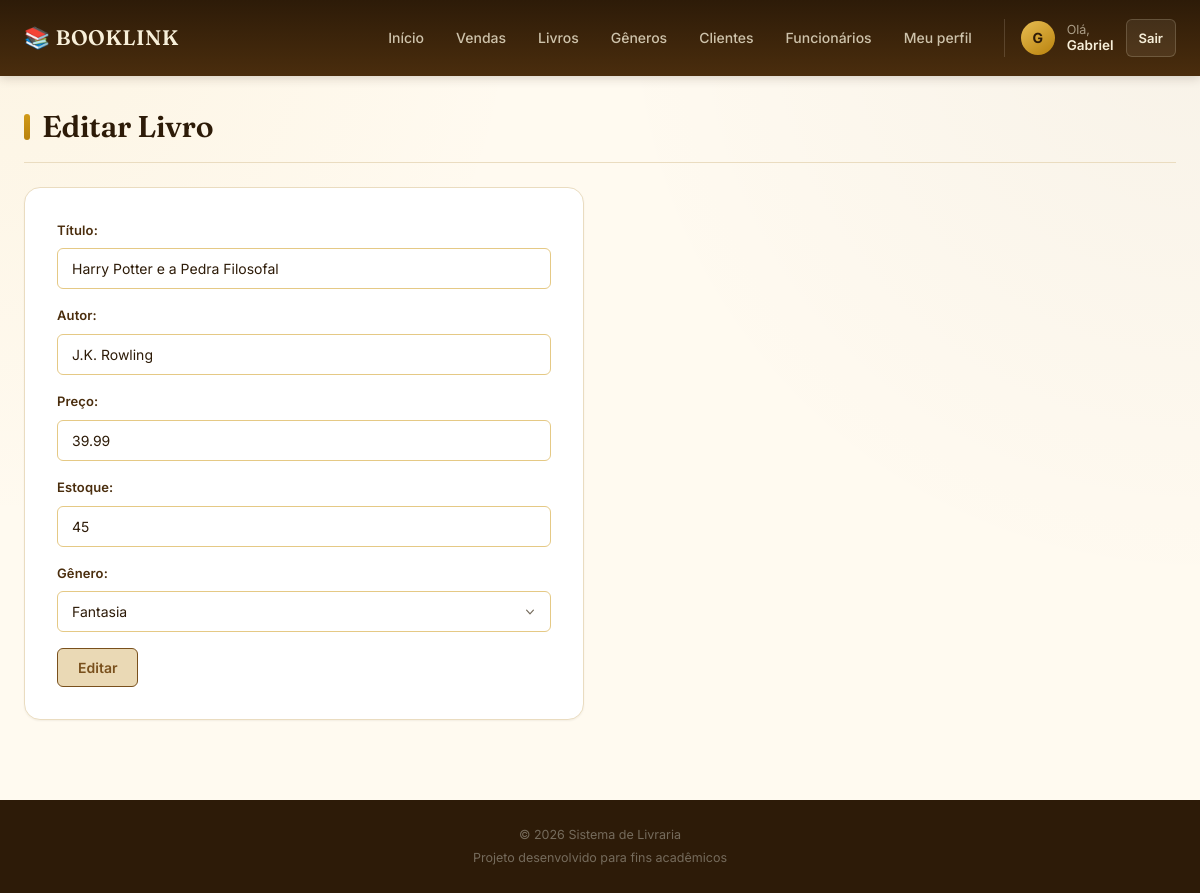
Page /editar/1 (signed in) on the committed database.
### models.py (models this page shows)
class Usuario(UserMixin, db.Model):
    __tablename__ = 'usuarios'
    id = db.Column(db.Integer, primary_key=True)
    nome = db.Column(db.String(100), nullable=False)
    email = db.Column(db.String(100), unique=True, nullable=False)
    senha = db.Column(db.String(255), nullable=False)
    tipo = db.Column(
        db.String(20),
        nullable=False,
        default='funcionario'
    )
    empresa_id = db.Column(
        db.Integer,
        db.ForeignKey('empresas.id'),
        nullable=True
    )
    data_cadastro = db.Column(
        db.DateTime,
        default=datetime.now
    )
    vendas = db.relationship(
        'Venda',
        backref='usuario',
        lazy=True
    )

class Livro(db.Model):
    __tablename__ = 'livros'
    id = db.Column(db.Integer, primary_key=True)
    titulo = db.Column(db.String(100), nullable=False)
    autor = db.Column(db.String(100), nullable=False)
    preco = db.Column(db.Float, nullable=False)
    estoque = db.Column(db.Integer, default=0)
    empresa_id = db.Column(
        db.Integer,
        db.ForeignKey('empresas.id'),
        nullable=False
    )
    genero_id = db.Column(
        db.Integer,
        db.ForeignKey('generos.id'),
        nullable=False
    )
    data_cadastro = db.Column(
        db.DateTime,
        default=datetime.now
    )
    genero = db.relationship(
        'Genero',
        backref='livros'
    )

class Genero(db.Model):
    __tablename__ = 'generos'
    id = db.Column(db.Integer, primary_key=True)
    nome = db.Column(db.String(50), nullable=False)
    empresa_id = db.Column(
        db.Integer,
        db.ForeignKey('empresas.id'),
        nullable=False
    )
    data_cadastro = db.Column(
        db.DateTime,
        default=datetime.now
    )

### routes/livros.py (the view, shortened to what this page needs)
@livros_bp.route('/editar/<int:id>', methods=['GET', 'POST'])
@login_required
def editar(id):
    if current_user.tipo not in ['dono', 'admin_empresa', 'funcionario']:
        return redirect(url_for('home'))
    livro = Livro.query.filter_by(
        id=id,
        empresa_id=current_user.empresa_id
    ).first()
    if not livro:
        return "Livro não encontrado", 404
    generos = Genero.query.filter_by(
        empresa_id=current_user.empresa_id
    ).all()
    if request.method == 'GET':
        return render_template(
            'livros/editar.html',
            livro=livro,
            generos=generos
        )

### app.py (called while the page is built)
@lm.user_loader
def user_loader(id):
    usuario = Usuario.query.filter_by(
        id=id
    ).first()
    return usuario

### templates/livros/editar.html (shortened to what this page needs)
{% extends "base.html" %}
{% block content %}
    <h1 class="titulo-pagina">
        Editar Livro
    </h1>
    <form
        class="formulario"
        action=""
        method="post"
    >
        <div class="campo">
            <label for="titulo">
                Título:
            </label>
            <input
                type="text"
                name="tituloForm"
                id="titulo"
                value="{{ livro.titulo }}"
            >
        </div>
        <div class="campo">
            <label for="autor">
                Autor:
            </label>
            <input
                type="text"
                name="autorForm"
                id="autor"
                value="{{ livro.autor }}"
            >
        </div>
        <div class="campo">
            <label for="preco">
                Preço:
            </label>
            <input
                type="number"
                name="precoForm"
                id="preco"
                step="0.01"
                value="{{ livro.preco }}"
            >
        </div>
        <div class="campo">
            <label for="estoque">
                Estoque:
            </label>
            <input
                type="number"
                name="estoqueForm"
                id="estoque"
                value="{{ livro.estoque }}"
            >
        </div>
        <div class="campo">
            <label for="genero">
                Gênero:
            </label>
            <select
                name="genero_id"
                id="genero"
            >
                {% for genero in generos %}
                    <option
                        value="{{ genero.id }}"
                        {% if genero.id == livro.genero_id %}
                            selected
                        {% endif %}
                    >
                        {{ genero.nome }}
                    </option>
                {% endfor %}
            </select>
        </div>
        <input
            type="submit"
            class="botao botao-editar"
            value="Editar"
        >
    </form>
{% endblock %}

### templates/base.html (shortened to what this page needs)
<!DOCTYPE html>
<html lang="pt-br">
<head>
<link rel="stylesheet" href="{{ url_for('static', filename='style.css') }}">
</head>
<body>
<header class="header">
    <div class="header-container">
        <a href="{{ url_for('home') }}" class="logo">
            📚 BOOKLINK
        </a>
        <nav class="nav">
            <a href="{{ url_for('homeAdm.homeAdm') }}">
                Início
            </a>
            <a href="{{ url_for('vendas.nova_venda') }}">
                Vendas
            </a>
            <a href="{{ url_for('livros.listar_livros') }}">
                Livros
            </a>
            <a href="{{ url_for('generos.listar_generos') }}">
                Gêneros
            </a>
            <a href="{{ url_for('compradores.listar_compradores') }}">
                Clientes
            </a>
            {% if current_user.tipo in ['dono', 'admin_empresa'] %}
                <a href="{{ url_for('funcionarios.listar_funcionarios') }}">
                    Funcionários
                </a>
            {% endif %}
            <a href="{{ url_for('funcionarios.editar_funcionarios', id=current_user.id) }}">
                Meu perfil
            </a>
            {% if current_user.is_authenticated %}
                <div class="user-area">
                    <div class="user-avatar">
                        {{ current_user.nome[0]|upper }}
                    </div>
                    <div class="user-info">
                        <span>Olá,</span>
                        <strong>{{ current_user.nome }}</strong>
                    </div>
                    <a href="{{ url_for('logout') }}" class="logout-btn">
                        Sair
                    </a>
                </div>
            {% endif %}
        </nav>
    </div>
</header>
<main class="container">
    {% block content %}
    {% endblock %}
</main>
<footer class="footer">
    <p>
        © 2026 Sistema de Livraria
    </p>
    <p>
        Projeto desenvolvido para fins acadêmicos
    </p>
</footer>
</body>
</html>

### rows in the picture
Usuario: nome "G", nome "Gabriel"
Livro: tituloForm "Harry Potter e a Pedra Filosofal", autorForm "J.K. Rowling", precoForm "39.99", estoqueForm "45", genero_id "Fantasia"
